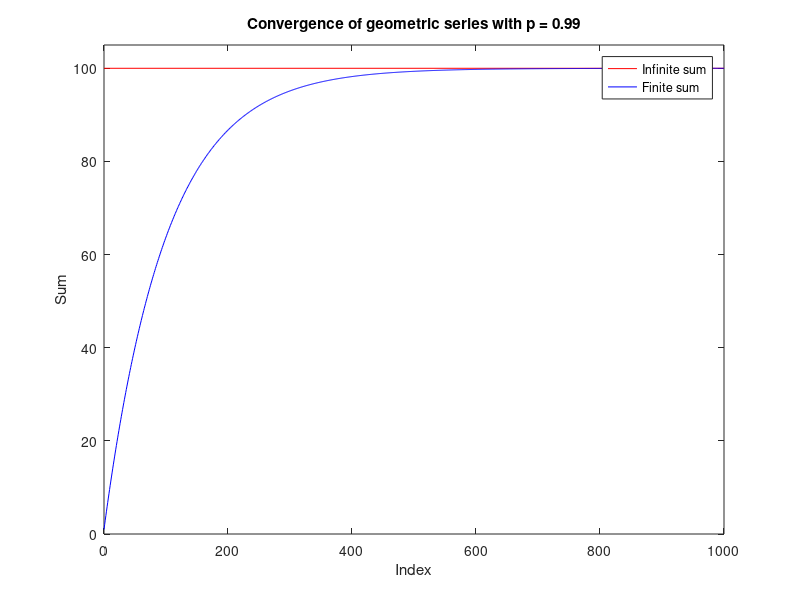
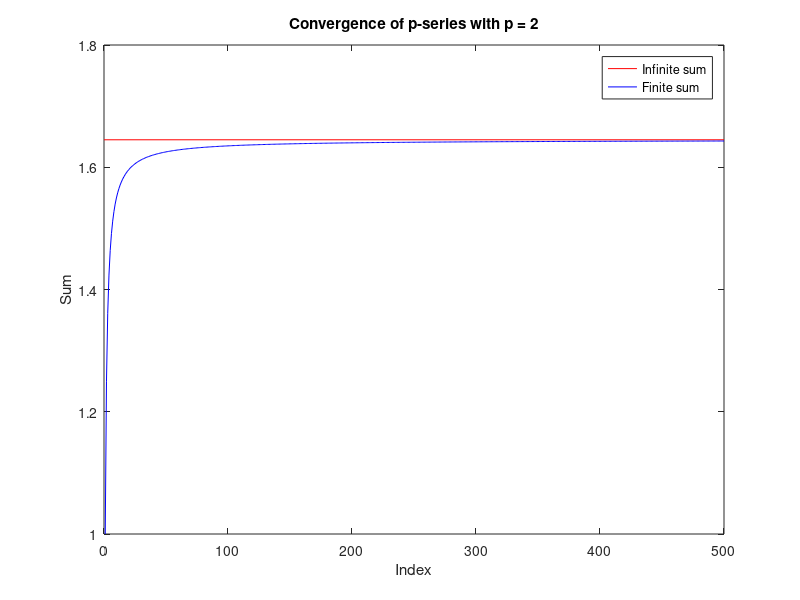

MATLAB code for these plots, in order:
% Ex10 seriesConvergence.m

%%%
% Geometric series
%%%

% Define p and k
p = 0.99;
k = linspace(0, 1000, 1001);

% Calculate each term in the series
geomSeries = p.^k;

% Calculate the value of the infinite series
G = sum(geomSeries); % The same than
G = 1/(1 - p);

% Plot the infinite series
figure(1)
set(1, 'visible','off');
x = [0 max(k)];
y = [G G];
plot(x, y, 'r');
% On the same plot the finite series
hold on;
plot(k, cumsum(geomSeries), 'b');
xlabel('Index');
ylabel('Sum');
title('Convergence of geometric series with p = 0.99');
legend('Infinite sum', 'Finite sum');
ylim([0 105]);
saveas(1,'../figures/ex10_geomSeries.png','png');

%%%
% p-series
%%%
p = 2;
n = linspace(1, 500, 500);
pSeries = 1./(n.^p);

P = (pi^2)/6;

figure(2)
set(2, 'visible','off');
x = [0 max(n)];
y = [P P];
plot(x, y, 'r');
hold on;
plot(n, cumsum(pSeries), 'b');
xlabel('Index');
ylabel('Sum');
title('Convergence of p-series with p = 2');
legend('Infinite sum', 'Finite sum');
ylim([1 1.8]);
saveas(2,'../figures/ex10_pSeries.png','png');